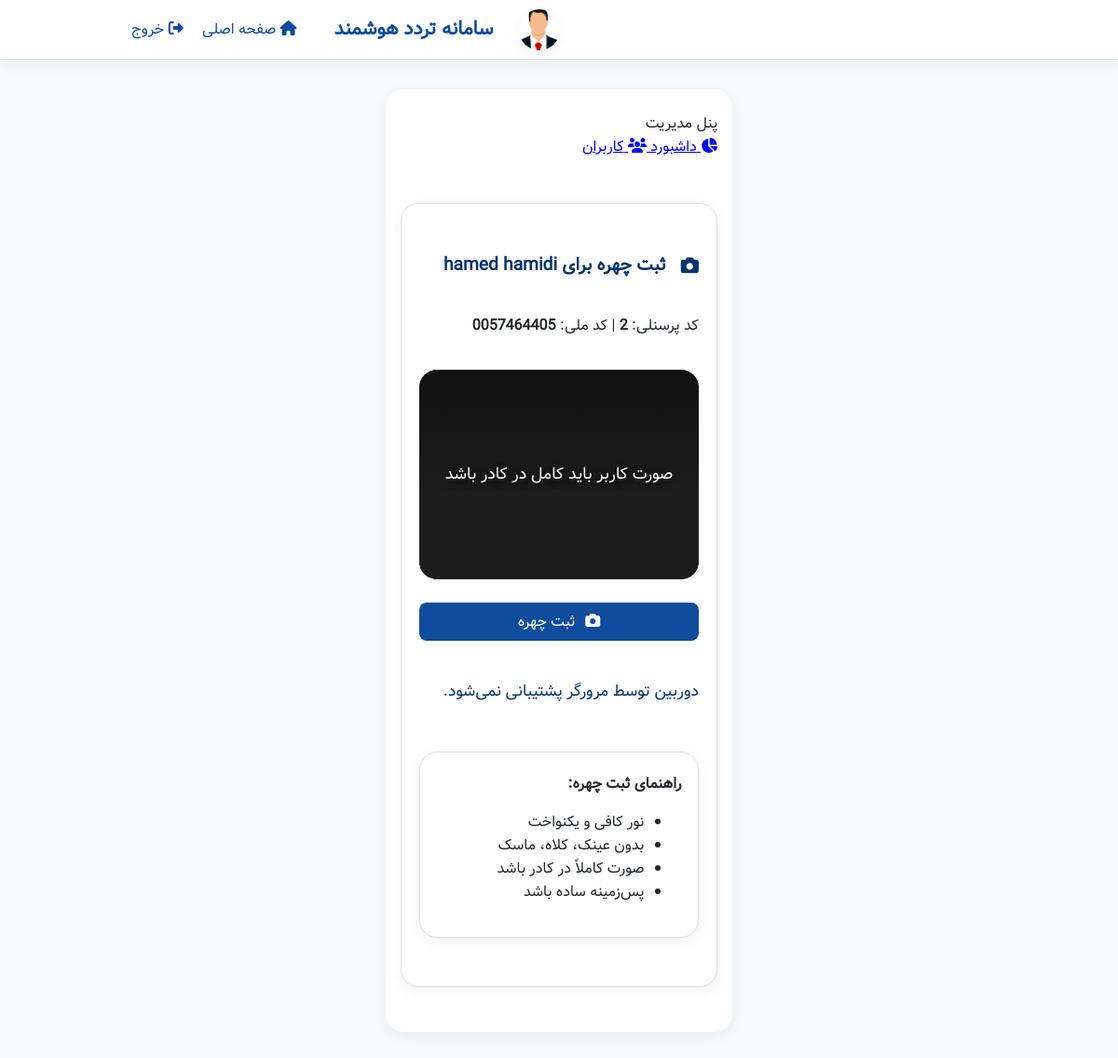
/management/users/5/register-face/ (signed in), run on the app's committed database.
### users/models.py (models this page shows, shortened)
class CustomUser(AbstractUser):
    personnel_code = models.CharField("کد پرسنلی", max_length=20, unique=True)
    national_id    = models.CharField("کد ملی", max_length=10, unique=True)
    face_encoding  = models.BinaryField(null=True, blank=True)
    face_image = models.ImageField("تصویر چهره", upload_to="faces/", null=True, blank=True)

### core/views.py (the view)
@login_required
@staff_required
def register_face_page_for_user(request, user_id):
    target = get_object_or_404(User, id=user_id)
    return render(request, "core/register_face_for_user.html", {"user_to_register": target})

### templates/core/register_face_for_user.html (shortened to what this page needs)
{% extends "core/base_management.html" %}
{% load static %}
{% block extra_css %}
<link rel="stylesheet" href="{% static 'core/device.css' %}">
{% endblock %}
{% block management_content %}
<div class="device-page card">
  <h2 style="text-align:right;">
    <i class="fas fa-camera" style="margin-left:0.5rem;"></i> ثبت چهره برای {{ user_to_register.get_full_name }}
  </h2>
  <div style="margin-bottom:0.9rem;">
    کد پرسنلی: <b>{{ user_to_register.personnel_code }}</b> |
    کد ملی: <b>{{ user_to_register.national_id }}</b>
  </div>
  <div class="device-video-area">
    <video id="video" autoplay muted playsinline></video>
    <div id="device-overlay">
      <span>صورت کاربر باید کامل در کادر باشد</span>
    </div>
  </div>
  <button class="btn" id="captureBtn"><i class="fa fa-camera" style="margin-left:0.4rem;"></i> ثبت چهره</button>
  <div id="captureResult" class="device-message"></div>
  <div class="card" style="margin-top:1.3rem;">
    <b>راهنمای ثبت چهره:</b>
    <ul>
      <li>نور کافی و یکنواخت</li>
      <li>بدون عینک، کلاه، ماسک</li>
      <li>صورت کاملاً در کادر باشد</li>
      <li>پس‌زمینه ساده باشد</li>
    </ul>
  </div>
</div>
{% endblock %}

### static/core/global.css (style rules this page uses)
:root { --color-bg: #f7fafd; --color-surface: #fff; --color-primary: #114c9c; --color-primary-dark: #08346c; --color-secondary: #43a047; --color-error: #e53935; --color-border: #e0e0e0; --color-text: #23272f; --color-muted: #7b8794; --radius: 1.2rem; --shadow: 0 4px 16px rgba(0,0,0,0.06); --transition: 0.2s cubic-bezier(.4,0,.2,1); }
html, body { height: 100%; margin: 0; padding: 0; font-family: 'Vazir', Tahoma, Arial, sans-serif; background: var(--color-bg); color: var(--color-text); transition: background 0.2s, color 0.2s; direction: rtl; }
body { min-height: 100vh; display: flex; flex-direction: column; }
button, input[type="submit"], .btn { background: var(--color-primary); color: #fff; border: none; border-radius: 0.5rem; padding: 0.5rem 1.5rem; font-size: 1rem; cursor: pointer; margin: 0.25rem 0; box-shadow: 0 1px 4px rgba(0,0,0,0.04); transition: background var(--transition), color var(--transition); font-family: inherit; text-align: center; direction: rtl; }
.card { background: var(--color-surface); box-shadow: var(--shadow); border-radius: var(--radius); padding: 1.3rem 1.1rem; margin: 1rem 0; border: 1px solid var(--color-border); }

### static/core/device.css (style rules this page uses)
.device-page { max-width: 430px; margin: 3rem auto 1.5rem auto; background: var(--color-surface); border-radius: var(--radius); box-shadow: var(--shadow); padding: 2.2rem 1.2rem; display: flex; flex-direction: column; align-items: stretch; gap: 1.3rem; direction: rtl; }
.device-page h2 { color: var(--color-primary-dark); text-align: right; margin-bottom: 1rem; font-size: 1.2rem; display: flex; align-items: center; gap: 0.5rem; justify-content: flex-start; }
.device-video-area { position: relative; width: 100%; aspect-ratio: 4 / 3; background: #000; border-radius: var(--radius); overflow: hidden; }
#video { width: 100%; height: 100%; object-fit: cover; border-radius: var(--radius); background: #111; direction: ltr; }
#device-overlay { position: absolute; top: 0; right: 0; width: 100%; height: 100%; display: flex; align-items: center; justify-content: center; color: #fff; font-size: 1.1rem; background: linear-gradient(0deg, #222a 40%, #2220 100%); pointer-events: none; border-radius: var(--radius); text-shadow: 0 2px 8px #0008; text-align: center; transition: opacity 0.5s; }
.device-message { min-height: 2.1em; margin-top: 1rem; color: var(--color-primary-dark); text-align: right; font-size: 1.08rem; }

### data on the page
CustomUser: get_full_name "hamed hamidi", personnel_code "2", national_id "0057464405"
